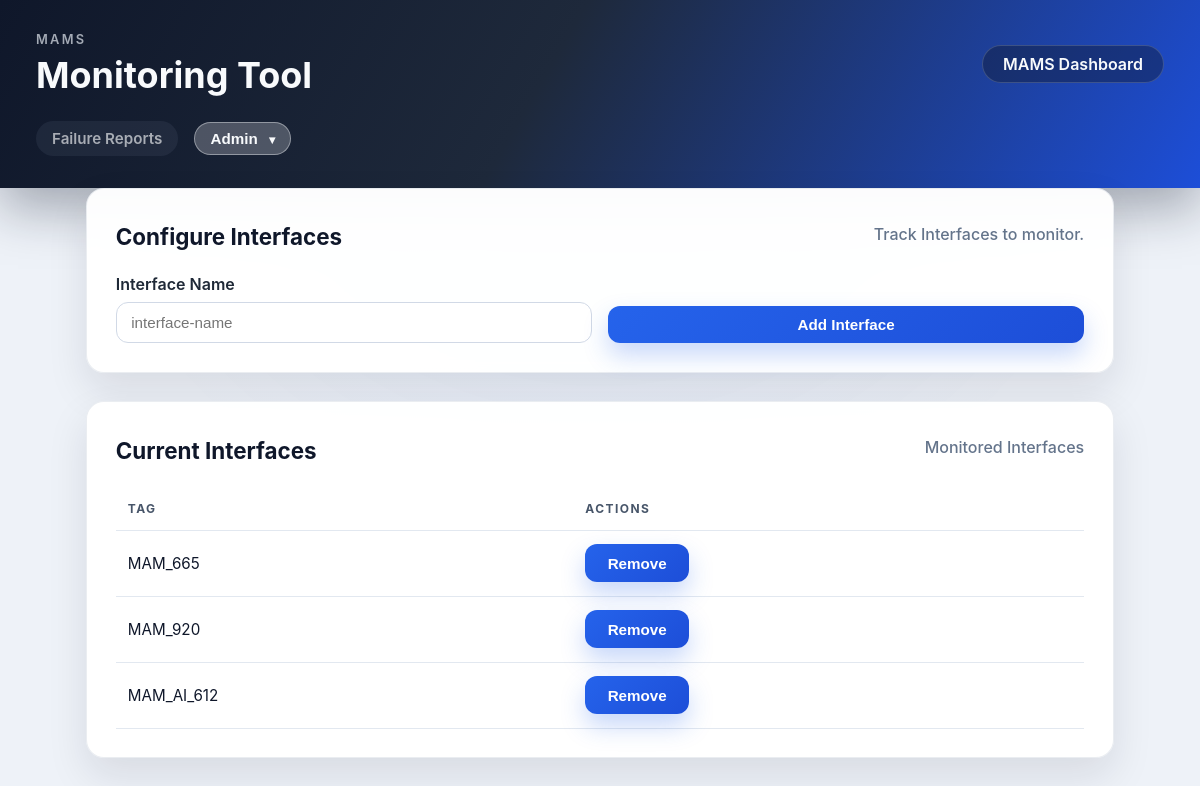
The app's page /configure, older data.
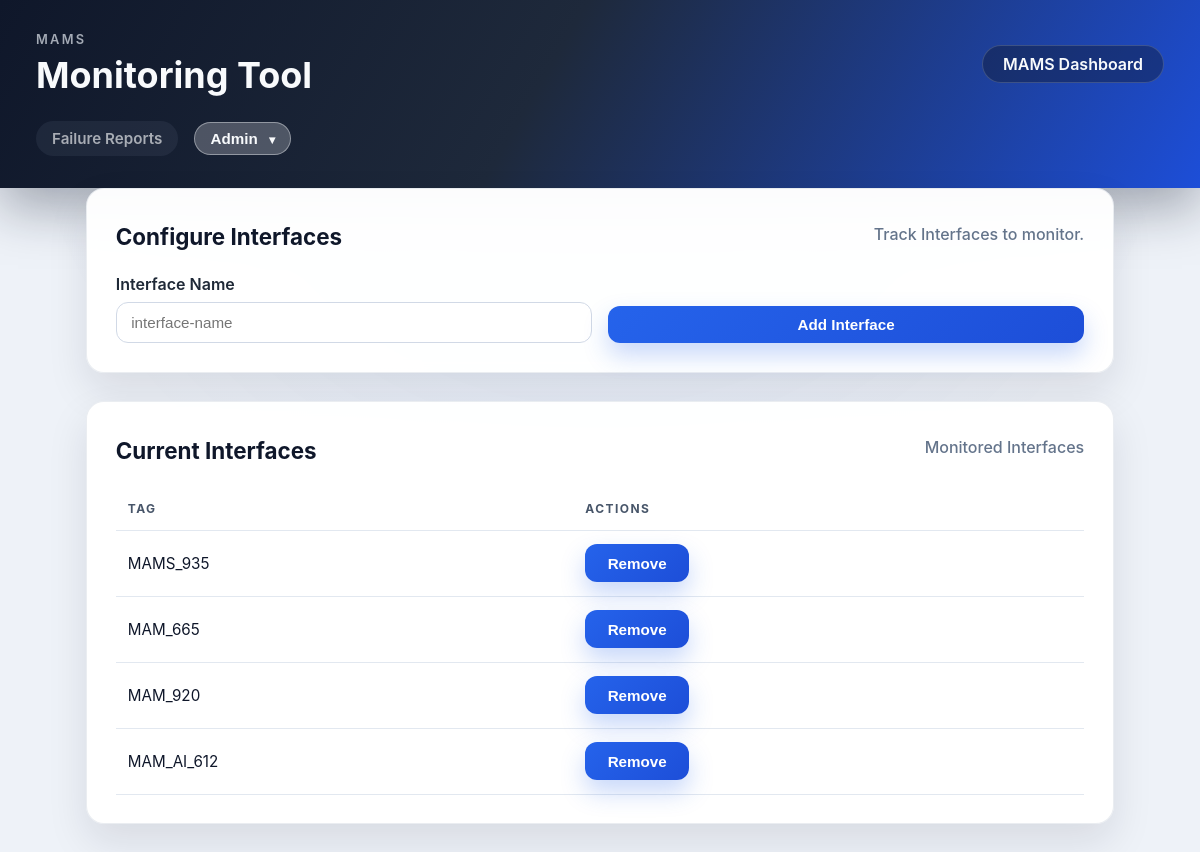
The same page, newer data.
### tables this page shows
CREATE TABLE "processes" (
	"id"	INTEGER,
	"tag_name"	TEXT NOT NULL UNIQUE,
	"folder_path"	TEXT NOT NULL,
	"created_at"	TEXT NOT NULL DEFAULT (datetime('now')),
	"check_uc4_file"	INTEGER NOT NULL,
	PRIMARY KEY("id" AUTOINCREMENT)
);

### monitoring_tool/app.py (the view, shortened to what this page needs)
    @app.route("/configure", methods=["GET", "POST"])
    def configure():
        tags = process_service.list_tags()
        return render_template("configure.html", tags=tags)

### monitoring_tool/db.py (called while the page is built)
def get_connection() -> sqlite3.Connection:
    connection = sqlite3.connect(DB_PATH)
    connection.row_factory = sqlite3.Row
    return connection

def query_all(query: str, params: Iterable | None = None) -> list[sqlite3.Row]:
    with get_connection() as connection:
        cursor = connection.execute(query, params or [])
        return cursor.fetchall()

### monitoring_tool/services/process_service.py (called while the page is built)
def list_tags() -> list[str]:
    rows = db.query_all("SELECT tag_name FROM processes ORDER BY tag_name")
    return [row["tag_name"] for row in rows]

### monitoring_tool/templates/configure.html (shortened to what this page needs)
 {% extends "base.html" %}
 {% block content %}
 <section class="panel">
  <div class="panel-header">
    <div>
      <h2>Configure Interfaces</h2>
    </div>
    <span class="helper-text">Track Interfaces to monitor.</span>
  </div>
   <form method="post" class="form-grid">
     <label>
       Interface Name
       <input type="text" name="tag_name" placeholder="interface-name" required>
     </label>
    <button type="submit" class="button primary">Add Interface</button>
   </form>
 </section>
 <section class="panel">
  <div class="panel-header">
    <div>
      <h2>Current Interfaces</h2>
    </div>
    <span class="helper-text">Monitored Interfaces</span>
  </div>
   <table>
     <thead>
       <tr>
         <th>Tag</th>
         <th>Actions</th>
       </tr>
     </thead>
     <tbody>
      {% for tag in tags %}
      <tr>
          <td>{{ tag }}</td>
          <td>
          <form method="post" action="{{ url_for('delete_tag') }}">
            <button type="submit" class="button secondary">Remove</button>
          </form>
        </td>
         </tr>
       {% else %}
         <tr>
          <td colspan="2">No Interfaces configured.</td>
        </tr>
       {% endfor %}
     </tbody>
   </table>
 </section>
 {% endblock %}

Row changes from the older to the newer data that the page shows:
added processes: tag_name "MAMS_935"
